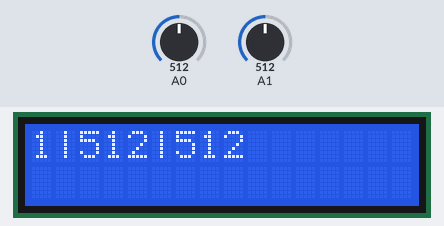
Recording of a sketch running on a simulated Arduino Uno, built with avr-gcc and run on an emulated ATmega328P. On the bench: 16×2 character LCD. The inputs (shaded band) are chosen by the test bench; at power-on: A0 = 512, A1 = 512. What the sketch prints to the serial monitor is not drawn.

Above: at 1.2 s.
1.3 s: A0 set to 716
At 2.8 s:
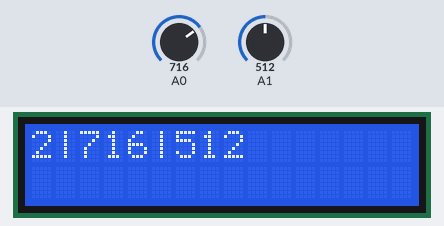
4.3 s: A1 set to 716
At 5.8 s:
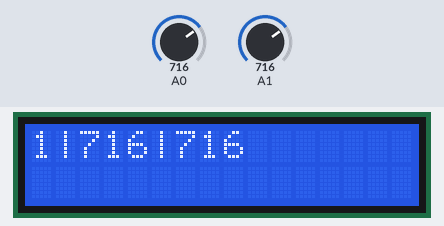
7.3 s: A0 set to 900
At 8.5 s:
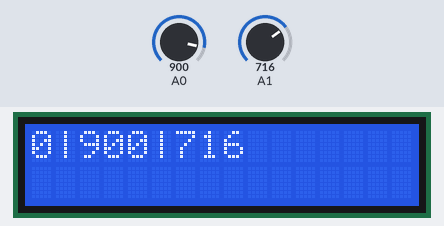
10.3 s: A1 set to 900
At 11.9 s:
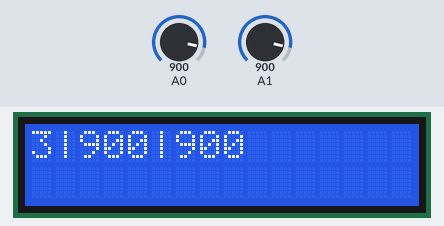
13.3 s: A0 set to 1023
At 14.9 s:
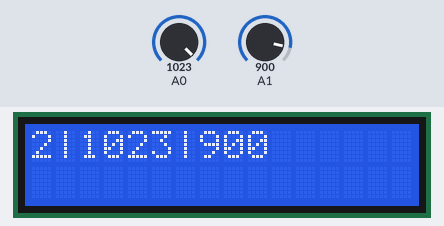
16.3 s: A1 set to 1023
At 17.7 s:
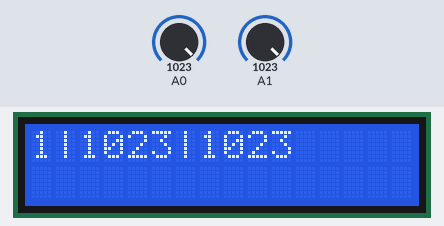
Timing chart, 0 to 19.3 s (numbered marks = the images above; inputs shaded):
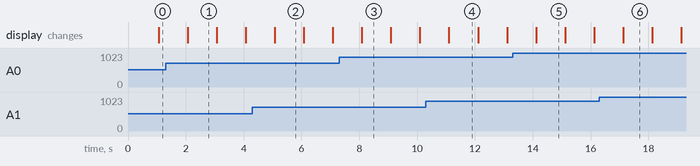

The sketch:

Demo.ino
```cpp
// Inisiasi LCD
// Sebelum compile pastikan sudah menginstall library LCD atau download di https://bitbucket.org/fmalpartida/new-liquidcrystal/downloads
#include <LCD.h>
#include <LiquidCrystal_SR.h>

LiquidCrystal_SR lcd(2, 4, 3); // LCD menggunakan pin 2, 4, 3

//Pin kontrol (Digital) 5, 6, 7, 8
int s0 = 8;
int s1 = 7;
int s2 = 6;
int s3 = 5;

//kriteria pada array
int myMux[] = {1, 3, 1};

void setup(){
  Serial.begin(9600);
  lcd.begin(16, 2);

  pinMode(s0, OUTPUT);
  pinMode(s1, OUTPUT);
  pinMode(s2, OUTPUT);
  pinMode(s3, OUTPUT);

  digitalWrite(s0, LOW);
  digitalWrite(s1, LOW);
  digitalWrite(s2, LOW);
  digitalWrite(s3, LOW);

}


void loop(){
  //Mengambil nilai tiap channel
  /*
  Serial.println("Logika merubah posisi channel dan pin cara tunggal:");

  for(int y=0; y<=channel; y++){
    Serial.print("Input channel ");
    Serial.println(y);
    for(int z=0; z<=pin; z++){
      Serial.print("\tpin ");
      Serial.println(z);
      delay(1000);
    }
  }
*/
  Serial.println("Logika merubah posisi pin cara multiple:");

  for(int j=0; j<=myMux[1]; j++){
    Serial.print("pin ");
    Serial.print(j);
    Serial.print(": ");
    lcd.setCursor(0, 0);
    lcd.print(j);
    for(int i=0; i<=myMux[0]; i++){
      readMux(j);
      Serial.print(analogRead(i), DEC);
      Serial.print("\t");
      lcd.print("|");
      lcd.print(analogRead(i), DEC);
    }
    lcd.print("    ");
    Serial.println();
    delay(myMux[2] * 1000);
  }
}

//Me-multiplex 4 pin menjadi 16 channel
int readMux(int channel){
  int controlPin[] = {s0, s1, s2, s3};

  int muxChannel[16][4]={
    {0,0,0,0}, //channel 0
    {1,0,0,0}, //channel 1
    {0,1,0,0}, //channel 2
    {1,1,0,0}, //channel 3
    {0,0,1,0}, //channel 4
    {1,0,1,0}, //channel 5
    {0,1,1,0}, //channel 6
    {1,1,1,0}, //channel 7
    {0,0,0,1}, //channel 8
    {1,0,0,1}, //channel 9
    {0,1,0,1}, //channel 10
    {1,1,0,1}, //channel 11
    {0,0,1,1}, //channel 12
    {1,0,1,1}, //channel 13
    {0,1,1,1}, //channel 14
    {1,1,1,1}  //channel 15
  };

  for(int i = 0; i < myMux[1]; i ++){
    digitalWrite(controlPin[i], muxChannel[channel][i]);
  }
}
```

Measured:
- what the display in image 1 shows lasts 1.0 s, from 2.1 s to 3.1 s
